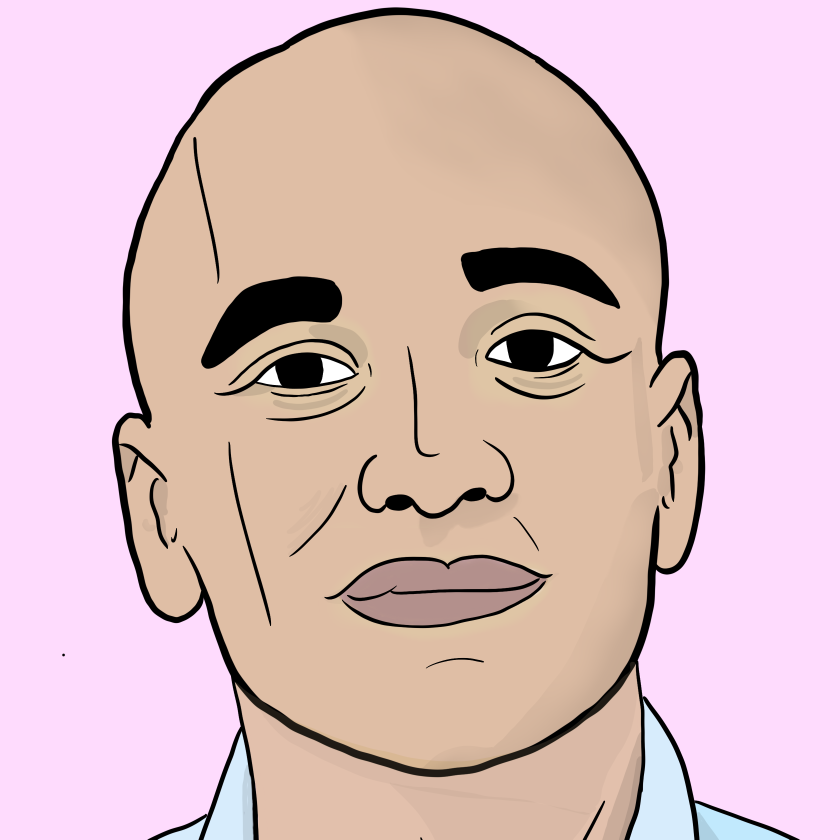
#> input picture OG.PNG, 2519 x 2519 px (shown at 1/3 size)
$ python Pixel_conv.py
#> lines starting #> are read from the running program, lines starting #| are printed output that depends on the picture
"""from PIL import Image

def pixelate(input_file_path, pixel_size):
    image = Image.open(input_file_path)
    image = image.resize(
        (image.size[0] // pixel_size, image.size[1] // pixel_size),
        Image.NEAREST
    )
    image = image.resize(
        (image.size[0] * pixel_size, image.size[1] * pixel_size),
        Image.NEAREST
    )

    image.show()

pixelate("OG.PNG",16)"""

#!/usr/local/bin/python3
from PIL import Image

# Open Paddington
img = Image.open("OG.PNG")
#> img is the input picture: PIL image 2519x2519 RGBA; mean R, G, B, A 220.3, 189.7, 192.7, 255

# Resize smoothly down to 16x16 pixels
imgSmall = img.resize((120,120),resample=Image.BILINEAR)
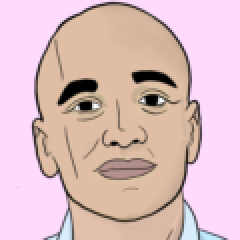
#> imgSmall: PIL image 120x120 RGBA (shown 2 times larger); mean R, G, B, A 220.3, 189.7, 192.7, 255

# Scale back up using NEAREST to original size
result = imgSmall.resize(img.size,Image.NEAREST)
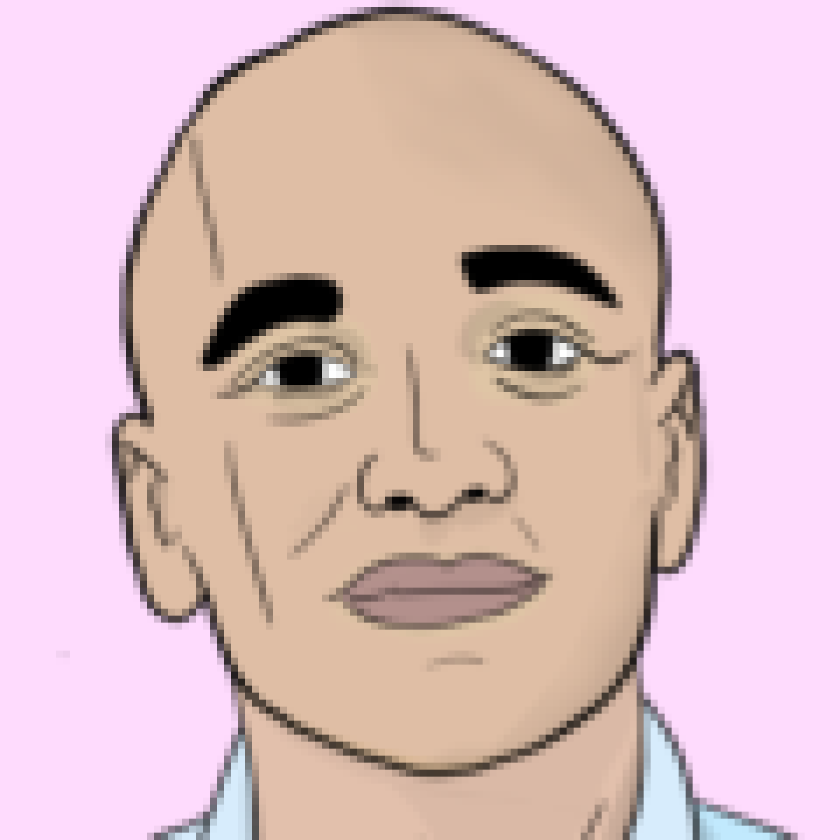
#> result: PIL image 2519x2519 RGBA (shown at 1/3 size); mean R, G, B, A 220.3, 189.7, 192.7, 255

result.show()
# Save
#result.save('result.png')
